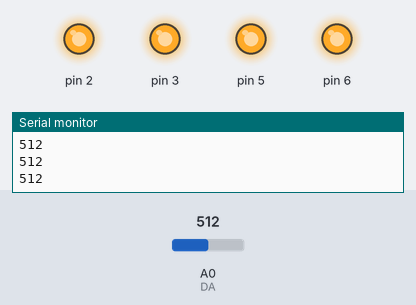
A sketch run on a simulated Arduino Uno, built with avr-gcc and run on an emulated ATmega328P. Parts: output pins drawn as LEDs (lit = HIGH), the last lines printed to the serial monitor. The test bench sets the inputs (shaded band); at power-on: A0 (DA) = 512.

Above: at 1.2 s.
1.3 s: A0 (DA) set to 233
2.8 s: A0 (DA) set to 215
At 4.0 s:
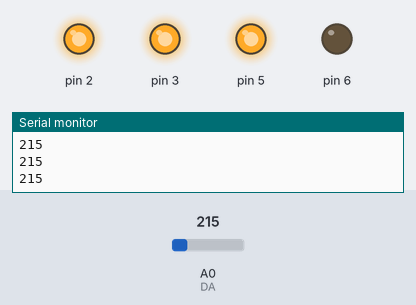
4.3 s: A0 (DA) set to 306
At 5.2 s:
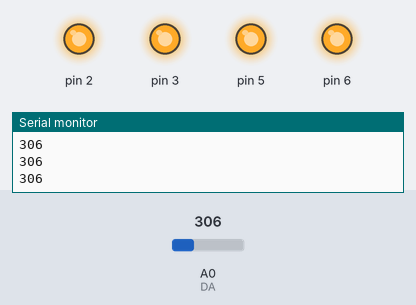
5.8 s: A0 (DA) set to 205
At 7.0 s:
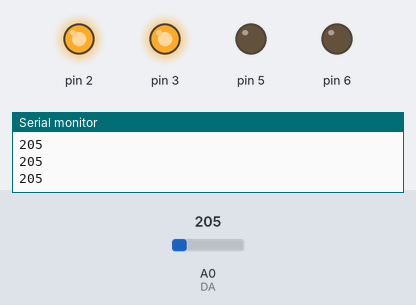
7.3 s: A0 (DA) set to 225
At 8.5 s:
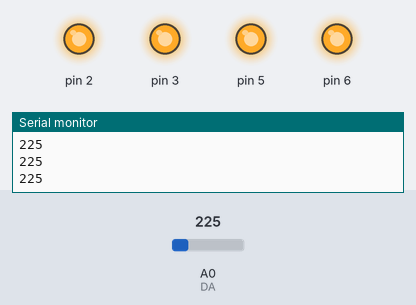
Timing chart, 0 to 9.8 s (numbered marks = the images above; inputs shaded):
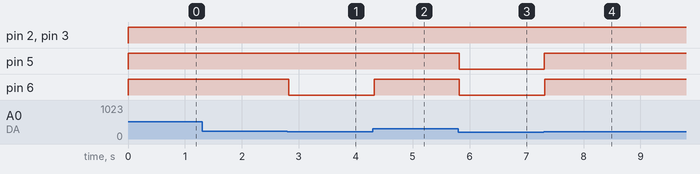

Measured:
- the behaviour switches between 216 and 215 on A0 (DA) (found by bisection; images 0 and 1)
- after the input at 2.8 s, pin 6: HIGH → LOW at once
- after the input at 4.3 s, pin 6: LOW → HIGH at once
- after the input at 5.8 s, pin 5, pin 6: HIGH → LOW at once
- after the input at 7.3 s, pin 5, pin 6: LOW → HIGH at once

The sketch:

voiceactivatedledlightening.ino
```cpp
int DA=A0;
int sensorValue=0;
void setup(){
Serial.begin(9600);//We set the baudrate to 9600.
pinMode(2,OUTPUT);
pinMode(3,OUTPUT);
pinMode(5,OUTPUT);
pinMode(5,OUTPUT);
pinMode(6,OUTPUT);
}

void loop(){
sensorValue=analogRead(DA);
if(sensorValue>200){
digitalWrite(2,HIGH);
if(sensorValue>185)
 {
     digitalWrite(3,HIGH);
     Serial.print(sensorValue);
     Serial.print("\n");
    }
    else{
      digitalWrite(3,LOW);
    }
    if(sensorValue>195){
      digitalWrite(4,HIGH);
      Serial.print(sensorValue);
      Serial.print("\n");
    }
    else{
      digitalWrite(4,LOW);
    }
    if(sensorValue>205){
      digitalWrite(5,HIGH);
      Serial.print(sensorValue);
      Serial.print("\n");
    }
    else{
      digitalWrite(5,LOW);
    }
    if(sensorValue>215){
      digitalWrite(6,HIGH);
      Serial.print(sensorValue);
      Serial.print("\n");
    }
    else{
      digitalWrite(6,LOW);
    }
  }

}
```
